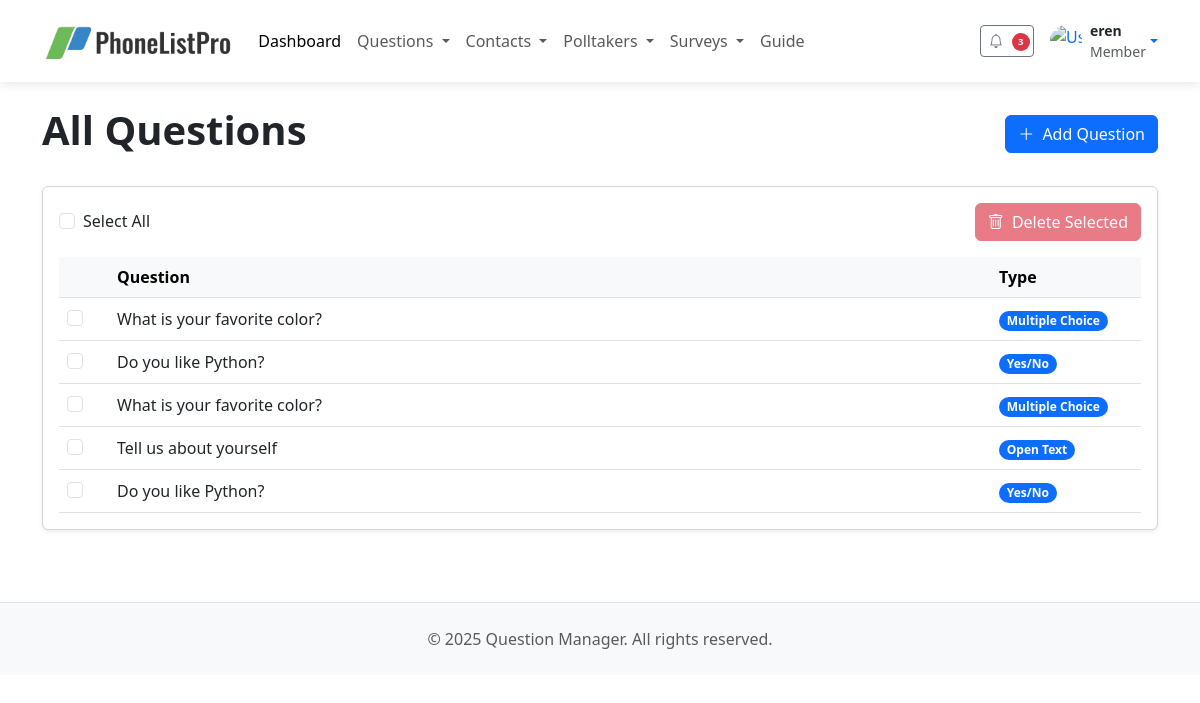
/plpapp/list-questions/ (signed in), run on the app's committed database.
### plpapp/models.py (models this page shows, shortened)
class Question(models.Model):
    QUESTION_TYPES = (
        ('mcq', 'Multiple Choice'),
        ('text', 'Open Text'),
        ('yesno', 'Yes/No'),
    )
    user = models.ForeignKey(User, on_delete=models.CASCADE)
    question_text = models.CharField(max_length=255)
    question_type = models.CharField(max_length=10, choices=QUESTION_TYPES)

### plpapp/views.py (the view, shortened to what this page needs)
# urls.py: path('list-questions/', views.list_questions, name='list_questions'),
@login_required
def list_questions(request):
    questions = Question.objects.filter(user=request.user)
    return render(request, 'plpapp/questions/list_questions.html', {'questions': questions})

### template/plpapp/questions/list_questions.html (shortened to what this page needs)
{% extends "base.html" %}
{% load static %}
{% block content %}
<div class="container py-4">
    <div class="d-flex justify-content-between align-items-center mb-4">
        <h1 class="fw-bold">All Questions</h1>
                <button class="btn btn-primary" type="button"
        onclick="window.location.href='{% url 'plpapp:upload_questions' %}'">
    <i class="bi bi-plus-lg me-1"></i> Add Question
</button>
    </div>
    <div class="card shadow-sm" style="border: 1px solid #dad4d4;">
        <div class="card-body">
            <form method="POST">
                <div class="d-flex justify-content-between align-items-center mb-3">
                    <div class="form-check">
                        <input class="form-check-input" type="checkbox" id="selectAll" onclick="toggleCheckboxes(this)">
                        <label class="form-check-label" for="selectAll">Select All</label>
                    </div>
                    <button type="submit" class="btn btn-danger" id="deleteBtn">
                        <i class="bi bi-trash me-1"></i> Delete Selected
                    </button>
                </div>
                <div class="table-responsive">
                    <table class="table table-hover align-middle mb-0">
                        <thead class="table-light">
                            <tr>
                                <th style="width: 50px;"></th>
                                <th>Question</th>
                                <th style="width: 150px;">Type</th>
                            </tr>
                        </thead>
                        <tbody>
                            {% for question in questions %}
                            <tr>
                                <td>
                                    <div class="form-check">
                                        <input type="checkbox" class="form-check-input question-checkbox" name="selected_questions" value="{{ question.id }}">
                                    </div>
                                </td>
                                <td>{{ question.question_text }}</td>
                                <td>
                                    <span class="badge bg-primary rounded-pill">{{ question.get_question_type_display }}</span>
                                </td>
                            </tr>
                            {% endfor %}
                        </tbody>
                    </table>
                </div>
            </form>
        </div>
    </div>
</div>
{% endblock %}

### template/base.html (shortened to what this page needs)
<!DOCTYPE html>
{% load static %}
<html lang="en">
<head>
    <link href="https://cdnjs.cloudflare.com/ajax/libs/bootstrap/5.3.0/css/bootstrap.min.css" rel="stylesheet">
    <link rel="stylesheet" href="https://cdnjs.cloudflare.com/ajax/libs/bootstrap-icons/1.10.5/font/bootstrap-icons.min.css">
</head>
<body>
    <nav class="navbar navbar-expand-lg navbar-light bg-white py-3">
        <div class="container">
            <a class="navbar-brand" href="{% url 'plpapp:dashboard' %}">
                <img src="{% static 'images/mainlogo.png' %}" alt="Logo">
            </a>
            <div class="collapse navbar-collapse" id="navbarContent">
                <ul class="navbar-nav me-auto mb-2 mb-lg-0">
                    <li class="nav-item">
                        <a class="nav-link active" href="{% url 'plpapp:dashboard' %}">Dashboard</a>
                    </li>
                    <li class="nav-item dropdown">
                        <a class="nav-link dropdown-toggle" href="#" role="button" data-bs-toggle="dropdown">
                            Questions
                        </a>
                    </li>
                    <li class="nav-item dropdown">
                        <a class="nav-link dropdown-toggle" href="#" role="button" data-bs-toggle="dropdown">
                            Contacts
                        </a>
                    </li>
                    <li class="nav-item dropdown">
                        <a class="nav-link dropdown-toggle" href="#" role="button" data-bs-toggle="dropdown">
                            Polltakers
                        </a>
                    </li>
                    <li class="nav-item dropdown">
                        <a class="nav-link dropdown-toggle" href="#" role="button" data-bs-toggle="dropdown">
                            Surveys
                        </a>
                    </li>
                    <li class="nav-item">
                        <a class="nav-link" href="{% url 'guideapp:guide' %}">Guide</a>
                    </li>
                </ul>
                <div class="d-flex align-items-center">
                    <div class="dropdown me-3">
                        <a class="btn btn-sm btn-outline-secondary position-relative" href="{% url 'plpapp:notifications' %}" role="button">
    <i class="bi bi-bell"></i>
    <span class="badge rounded-pill bg-danger badge-notification">3</span>
</a>
                    </div>
                    <div class="dropdown account-dropdown">
                        <a class="d-flex align-items-center text-decoration-none dropdown-toggle" href="#" role="button" data-bs-toggle="dropdown" aria-expanded="false">
                            <img src="{% static 'images/1.png' %}" alt="User" class="avatar-img me-2">
                            <div class="d-none d-sm-block">
                                <div class="small fw-bold text-dark">{{ request.user.get_full_name|default:request.user.username }}</div>
                                <div class="small text-muted">Member</div>
                            </div>
                        </a>
                    </div>
                </div>
            </div>
        </div>
    </nav>
    <main>
        {% block content %}{% endblock %}
    </main>
    <footer class="py-4 mt-5 border-top bg-light">
        <div class="container text-center text-muted">
            <p class="mb-0">&copy; 2025 Question Manager. All rights reserved.</p>
        </div>
    </footer>
</body>
</html>

### template/base.html (style rules this page uses)
.navbar-brand img { height: 40px; }
.navbar { box-shadow: 0 2px 10px rgba(0,0,0,0.1); }
.nav-link { font-weight: 500; padding: 0.5rem 1rem; transition: color 0.2s; }
.avatar-img { width: 32px; height: 32px; border-radius: 50%; object-fit: cover; }
.badge-notification { position: absolute; top: -5px; right: -5px; font-size: 0.6rem; padding: 0.25rem 0.4rem; }

### data on the page
Question: question_text "What is your favorite color?", question_type "Multiple Choice"
Question: question_text "Do you like Python?", question_type "Yes/No"
Question: question_text "What is your favorite color?", question_type "Multiple Choice"
Question: question_text "Tell us about yourself", question_type "Open Text"
Question: question_text "Do you like Python?", question_type "Yes/No"

### other printed values
{{ request.user.get_full_name|default:request.user.username }} "eren"
